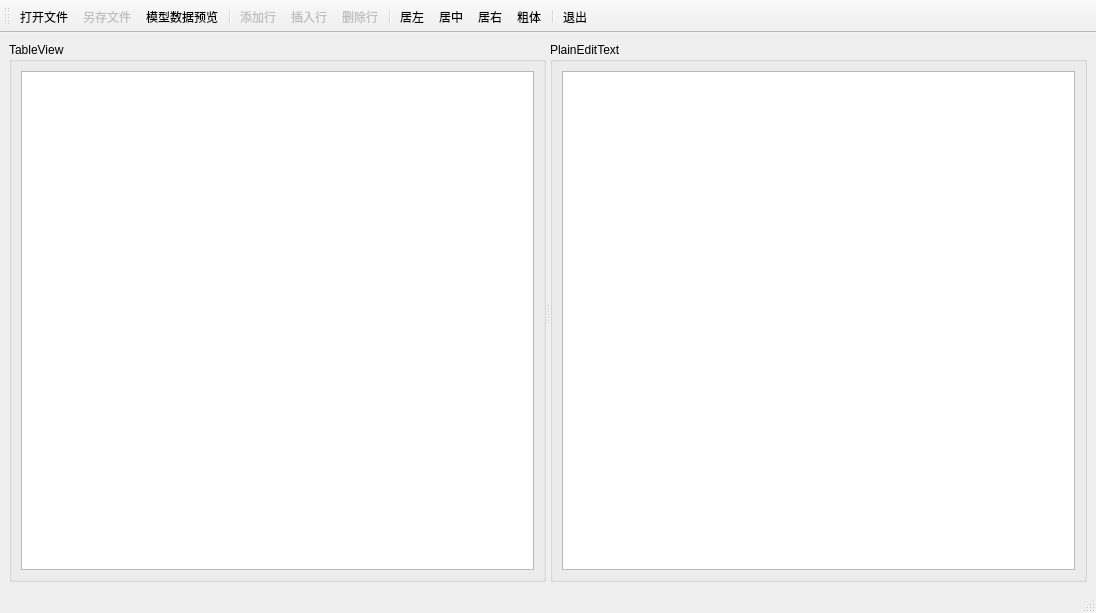
<?xml version="1.0" encoding="UTF-8"?>
<ui version="4.0">
 <class>standard_model_window</class>
 <widget class="QMainWindow" name="standard_model_window">
  <property name="geometry">
   <rect>
    <x>0</x>
    <y>0</y>
    <width>1096</width>
    <height>613</height>
   </rect>
  </property>
  <property name="windowTitle">
   <string>standard_model_window</string>
  </property>
  <widget class="QWidget" name="centralwidget">
   <layout class="QGridLayout" name="gridLayout_3">
    <item row="0" column="0">
     <widget class="QSplitter" name="splitter">
      <property name="orientation">
       <enum>Qt::Horizontal</enum>
      </property>
      <widget class="QGroupBox" name="groupBox">
       <property name="title">
        <string>TableView</string>
       </property>
       <layout class="QGridLayout" name="gridLayout">
        <item row="0" column="0">
         <widget class="QTableView" name="tableView"/>
        </item>
       </layout>
      </widget>
      <widget class="QGroupBox" name="groupBox_2">
       <property name="title">
        <string>PlainEditText</string>
       </property>
       <layout class="QGridLayout" name="gridLayout_2">
        <item row="0" column="0">
         <widget class="QPlainTextEdit" name="plainTextEdit">
          <property name="lineWrapMode">
           <enum>QPlainTextEdit::NoWrap</enum>
          </property>
         </widget>
        </item>
       </layout>
      </widget>
     </widget>
    </item>
   </layout>
  </widget>
  <widget class="QStatusBar" name="statusbar"/>
  <widget class="QToolBar" name="toolBar">
   <property name="windowTitle">
    <string>toolBar</string>
   </property>
   <property name="toolButtonStyle">
    <enum>Qt::ToolButtonTextUnderIcon</enum>
   </property>
   <attribute name="toolBarArea">
    <enum>TopToolBarArea</enum>
   </attribute>
   <attribute name="toolBarBreak">
    <bool>false</bool>
   </attribute>
   <addaction name="actionOpenFiles"/>
   <addaction name="actionSaveFile"/>
   <addaction name="actionModelDataView"/>
   <addaction name="separator"/>
   <addaction name="actionAddRow"/>
   <addaction name="actionInsertRow"/>
   <addaction name="actionDelRow"/>
   <addaction name="separator"/>
   <addaction name="actionPosLeft"/>
   <addaction name="actionPosCenter"/>
   <addaction name="actionPosRight"/>
   <addaction name="actionFontBold"/>
   <addaction name="separator"/>
   <addaction name="actionQuit"/>
  </widget>
  <action name="actionOpenFiles">
   <property name="icon">
    <iconset>
     <normaloff>../images/icon/open.bmp</normaloff>../images/icon/open.bmp</iconset>
   </property>
   <property name="text">
    <string>打开文件</string>
   </property>
  </action>
  <action name="actionSaveFile">
   <property name="enabled">
    <bool>false</bool>
   </property>
   <property name="icon">
    <iconset>
     <normaloff>../images/icon/save.bmp</normaloff>../images/icon/save.bmp</iconset>
   </property>
   <property name="text">
    <string>另存文件</string>
   </property>
  </action>
  <action name="actionAddRow">
   <property name="enabled">
    <bool>false</bool>
   </property>
   <property name="icon">
    <iconset>
     <normaloff>../images/icon/add_item.bmp</normaloff>../images/icon/add_item.bmp</iconset>
   </property>
   <property name="text">
    <string>添加行</string>
   </property>
  </action>
  <action name="actionInsertRow">
   <property name="enabled">
    <bool>false</bool>
   </property>
   <property name="icon">
    <iconset>
     <normaloff>../images/icon/insert_item.bmp</normaloff>../images/icon/insert_item.bmp</iconset>
   </property>
   <property name="text">
    <string>插入行</string>
   </property>
  </action>
  <action name="actionDelRow">
   <property name="enabled">
    <bool>false</bool>
   </property>
   <property name="icon">
    <iconset>
     <normaloff>../images/icon/delete_item_red.bmp</normaloff>../images/icon/delete_item_red.bmp</iconset>
   </property>
   <property name="text">
    <string>删除行</string>
   </property>
  </action>
  <action name="actionQuit">
   <property name="icon">
    <iconset>
     <normaloff>../images/icon/exit.bmp</normaloff>../images/icon/exit.bmp</iconset>
   </property>
   <property name="text">
    <string>退出</string>
   </property>
  </action>
  <action name="actionModelDataView">
   <property name="icon">
    <iconset>
     <normaloff>../images/icon/data_view.bmp</normaloff>../images/icon/data_view.bmp</iconset>
   </property>
   <property name="text">
    <string>模型数据预览</string>
   </property>
  </action>
  <action name="actionPosLeft">
   <property name="icon">
    <iconset>
     <normaloff>../images/icon/Left.bmp</normaloff>../images/icon/Left.bmp</iconset>
   </property>
   <property name="text">
    <string>居左</string>
   </property>
  </action>
  <action name="actionPosCenter">
   <property name="icon">
    <iconset>
     <normaloff>../images/icon/Center.bmp</normaloff>../images/icon/Center.bmp</iconset>
   </property>
   <property name="text">
    <string>居中</string>
   </property>
  </action>
  <action name="actionPosRight">
   <property name="icon">
    <iconset>
     <normaloff>../images/icon/Right.bmp</normaloff>../images/icon/Right.bmp</iconset>
   </property>
   <property name="text">
    <string>居右</string>
   </property>
  </action>
  <action name="actionFontBold">
   <property name="checkable">
    <bool>true</bool>
   </property>
   <property name="icon">
    <iconset>
     <normaloff>../images/icon/Bold.bmp</normaloff>../images/icon/Bold.bmp</iconset>
   </property>
   <property name="text">
    <string>粗体</string>
   </property>
  </action>
 </widget>
 <resources/>
 <connections>
  <connection>
   <sender>actionQuit</sender>
   <signal>triggered()</signal>
   <receiver>standard_model_window</receiver>
   <slot>close()</slot>
   <hints>
    <hint type="sourcelabel">
     <x>-1</x>
     <y>-1</y>
    </hint>
    <hint type="destinationlabel">
     <x>547</x>
     <y>306</y>
    </hint>
   </hints>
  </connection>
 </connections>
</ui>
